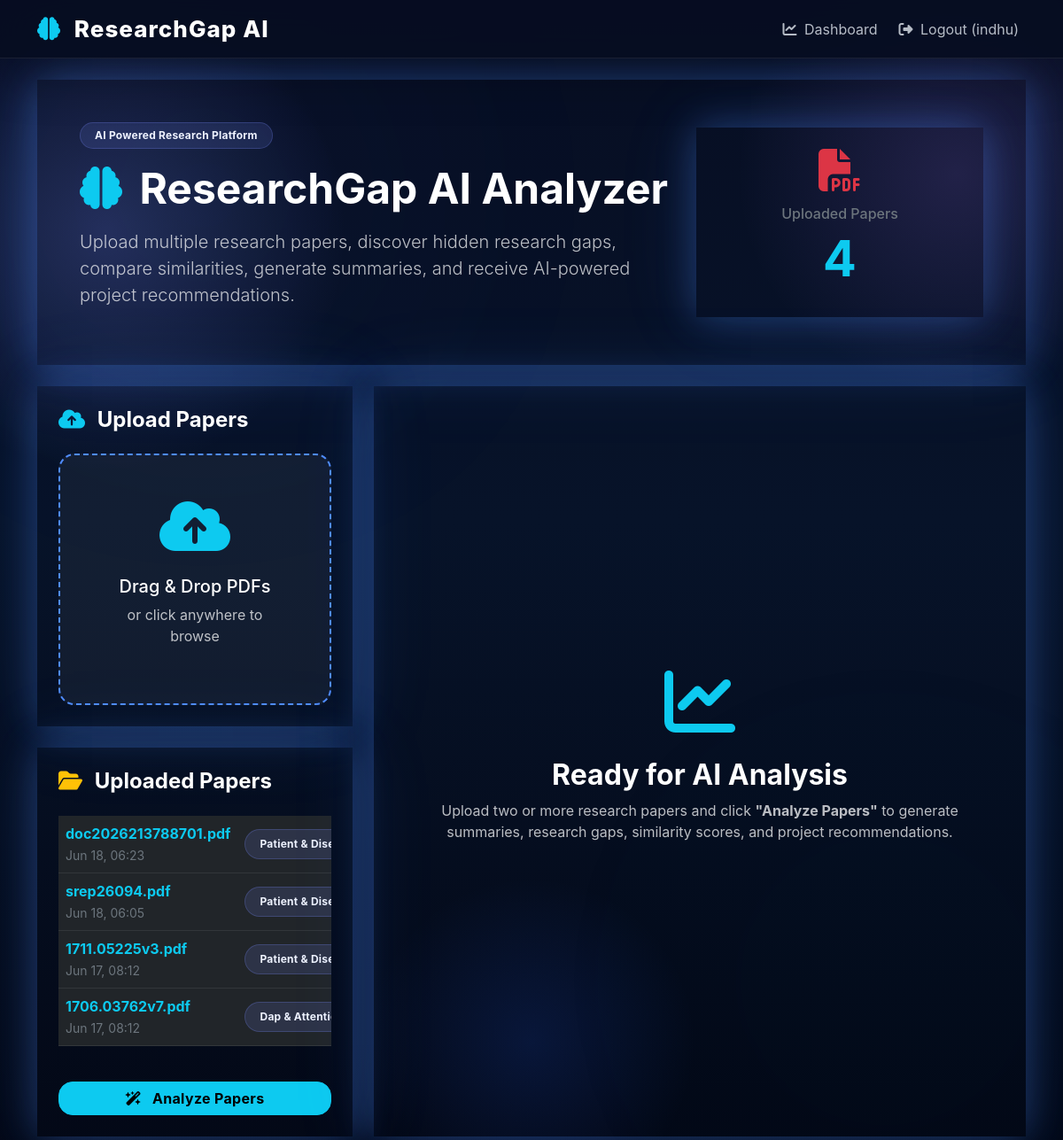
/dashboard (signed in), run on the app's committed database.
### modules/models.py (models this page shows)
class User(db.Model, UserMixin):
    __tablename__ = 'users'
    id = db.Column(db.Integer, primary_key=True)
    username = db.Column(db.String(150), unique=True, nullable=False)
    email = db.Column(db.String(150), unique=True, nullable=False)
    password_hash = db.Column(db.String(256), nullable=False)
    created_at = db.Column(db.DateTime, default=datetime.utcnow)
    papers = db.relationship('Paper', backref='uploader', lazy=True, cascade="all, delete-orphan")

class Paper(db.Model):
    __tablename__ = 'papers'
    id = db.Column(db.Integer, primary_key=True)
    user_id = db.Column(db.Integer, db.ForeignKey('users.id'), nullable=False)
    filename = db.Column(db.String(255), nullable=False)
    upload_date = db.Column(db.DateTime, default=datetime.utcnow)
    details = db.relationship('PaperDetails', backref='paper', uselist=False, cascade="all, delete-orphan")
    summary = db.relationship('PaperSummary', backref='paper', uselist=False, cascade="all, delete-orphan")
    keywords = db.relationship('PaperKeywords', backref='paper', uselist=False, cascade="all, delete-orphan")
    topics = db.relationship('PaperTopics', backref='paper', uselist=False, cascade="all, delete-orphan")

class PaperTopics(db.Model):
    __tablename__ = 'paper_topics'
    id = db.Column(db.Integer, primary_key=True)
    paper_id = db.Column(db.Integer, db.ForeignKey('papers.id'), nullable=False)
    dominant_topic = db.Column(db.String(255), nullable=False)
    topic_distribution = db.Column(db.Text, nullable=False) # JSON representation of distributions

### app.py (the view)
@app.route('/dashboard')
@login_required
def dashboard():
    user_papers = Paper.query.filter_by(user_id=current_user.id).order_by(Paper.upload_date.desc()).all()
    return render_template('dashboard.html', papers=user_papers)

### app.py (called while the page is built)
@login_manager.user_loader
def load_user(user_id):
    return User.query.get(int(user_id))

### templates/dashboard.html (shortened to what this page needs)
{% extends 'base.html' %}
{% block content %}
<div class="row mb-4">
    <div class="col-12">
        <div class="modern-card p-5 glow">
            <div class="row align-items-center">
                <div class="col-lg-8">
                    <span class="badge bg-info text-dark px-3 py-2 mb-3">
                        AI Powered Research Platform
                    </span>
                    <h1 class="display-5 fw-bold text-white mb-3">
                        <i class="fa-solid fa-brain text-info me-2"></i>
                        ResearchGap AI Analyzer
                    </h1>
                    <p class="lead text-light opacity-75">
                        Upload multiple research papers, discover hidden research
                        gaps, compare similarities, generate summaries, and receive
                        AI-powered project recommendations.
                    </p>
                </div>
                <div class="col-lg-4">
                    <div class="modern-card p-4 text-center glow">
                        <i class="fa-solid fa-file-pdf fa-3x text-danger mb-3"></i>
                        <h6 class="text-secondary">
                            Uploaded Papers
                        </h6>
                        <h1 class="display-4 fw-bold text-info">
                            {{ papers|length }}
                        </h1>
                    </div>
                </div>
            </div>
        </div>
    </div>
</div>
<div class="row">
    <div class="col-lg-4">
        <div class="modern-card glow p-4 mb-4">
            <h4 class="text-white fw-bold mb-4">
                <i class="fa-solid fa-cloud-arrow-up text-info me-2"></i>
                Upload Papers
            </h4>
            <div id="dropzone"
                 class="glow-dropzone p-5 text-center position-relative">
                <i class="fa-solid fa-cloud-arrow-up fa-4x text-info mb-4"></i>
                <h5 class="text-white">
                    Drag & Drop PDFs
                </h5>
                <p class="text-light opacity-75">
                    or click anywhere to browse
                </p>
            </div>
        </div>
        <div class="modern-card glow p-4">
            <h4 class="fw-bold text-white mb-4">
                <i class="fa-solid fa-folder-open text-warning me-2"></i>
                Uploaded Papers
            </h4>
            <div style="max-height:420px;overflow:auto;">
                <table class="table table-dark table-hover align-middle">
                    <tbody id="paper-list-rows">
                        {% for paper in papers %}
                        <tr id="paper-row-{{ paper.id }}">
                            <td>
                                <strong class="text-info">
                                    {{ paper.filename }}
                                </strong>
                                <br>
                                <small class="text-secondary">
                                    {{ paper.upload_date.strftime('%b %d, %H:%M') }}
                                </small>
                            </td>
                            <td>
                                <span class="badge bg-info">
                                    {{ paper.topics.dominant_topic if paper.topics else 'Analyzing...' }}
                                </span>
                            </td>
                        </tr>
                        {% else %}
                        <tr>
                            <td class="text-center text-secondary py-5">
                                No papers uploaded.
                            </td>
                        </tr>
                        {% endfor %}
                    </tbody>
                </table>
            </div>
            {% if papers|length >=2 %}
            <button
                id="trigger-analytics-btn"
                onclick="fetchCollectiveAnalytics()"
                class="btn btn-info w-100 mt-4 fw-bold">
                <i class="fa-solid fa-wand-magic-sparkles me-2"></i>
                Analyze Papers
            </button>
            {% else %}
            <button
                disabled
                class="btn btn-secondary w-100 mt-4">
                Upload at least 2 papers
            </button>
            {% endif %}
        </div>
    </div>
    <div class="col-lg-8">
        <div
            id="dashboard-welcome-prompt"
            class="modern-card glow h-100 p-5 text-center d-flex flex-column justify-content-center">
            <i class="fa-solid fa-chart-line fa-5x text-info mb-4"></i>
            <h2 class="text-white fw-bold">
                Ready for AI Analysis
            </h2>
            <p class="text-light opacity-75">
                Upload two or more research papers and click
                <strong>"Analyze Papers"</strong>
                to generate summaries,
                research gaps,
                similarity scores,
                and project recommendations.
            </p>
        </div>
{% endblock %}

### templates/base.html (shortened to what this page needs)
<!DOCTYPE html>
<html lang="en">
<head>
    <link href="https://cdn.jsdelivr.net/npm/bootstrap@5.3.2/dist/css/bootstrap.min.css" rel="stylesheet">
    <link href="https://cdnjs.cloudflare.com/ajax/libs/font-awesome/6.4.2/css/all.min.css" rel="stylesheet">
    <link rel="stylesheet" href="{{ url_for('static', filename='css/main.css') }}">
</head>
<body>
    <nav class="navbar navbar-expand-lg sticky-top">
        <div class="container">
            <a class="navbar-brand" href="{{ url_for('dashboard') }}">
                <i class="fa-solid fa-brain text-info me-2"></i>
                ResearchGap AI
            </a>
            <div class="collapse navbar-collapse" id="navbarNav">
                <ul class="navbar-nav ms-auto align-items-lg-center">
                    {% if current_user.is_authenticated %}
                    <li class="nav-item me-lg-2">
                        <a class="nav-link" href="{{ url_for('dashboard') }}">
                            <i class="fa-solid fa-chart-line me-1"></i>
                            Dashboard
                        </a>
                    </li>
                    <li class="nav-item">
                        <a class="nav-link text-warning" href="{{ url_for('logout') }}">
                            <i class="fa-solid fa-right-from-bracket me-1"></i>
                            Logout ({{ current_user.username }})
                        </a>
                    </li>
                    {% endif %}
                </ul>
            </div>
        </div>
    </nav>
    <div class="container py-4">
        {% block content %}
        {% endblock %}
    </div>
</body>
</html>

### static/css/main.css (style rules this page uses)
:root { --primary: #7a8cff; --secondary: #ac7dff; --accent: #3dd5d9; --surface: rgba(255,255,255,.12); --surface-strong: rgba(255,255,255,.18); --border: rgba(255,255,255,.16); --text: #edf2ff; --text-muted: #cbd5e1; --shadow: rgba(31,41,55,.24); }
* { margin: 0; padding: 0; box-sizing: border-box; }
html { scroll-behavior: smooth; }
body { font-family: 'Inter', 'Segoe UI', sans-serif; background: radial-gradient(circle at 10% 20%, rgba(122,140,255,.24), transparent 18%), radial-gradient(circle at 90% 15%, rgba(172,125,255,.16), transparent 16%), radial-gradient(circle at 50% 90%, rgba(37,99,255,.14), transparent 14%), linear-gradient(180deg, #070e23 0%, #071329 45%, #030816 100%); background-attachment: fixed; color: var(--text); min-height: 100vh; overflow-x: hidden; position: relative; }
body::before { content: ""; position: fixed; width: 880px; height: 880px; background: radial-gradient(circle at center, rgba(122,140,255,.26), transparent 48%); filter: blur(160px); opacity: .32; top: -220px; left: -210px; animation: drift1 16s infinite alternate; z-index: -2; }
body::after { content: ""; position: fixed; width: 860px; height: 860px; background: radial-gradient(circle at center, rgba(61,213,217,.18), transparent 45%); filter: blur(160px); opacity: .28; right: -230px; bottom: -230px; animation: drift2 18s infinite alternate; z-index: -2; }
.navbar { background: rgba(7,13,33,.94) !important; backdrop-filter: blur(30px); border-bottom: 1px solid rgba(255,255,255,.08); box-shadow: 0 20px 55px rgba(0,0,0,.22); }
.navbar-brand { font-size: 26px; font-weight: 800; color: #ffffff !important; letter-spacing: .04em; }
.nav-link { color: rgba(226,232,240,.8) !important; transition: color .25s ease; }
#dropzone { background:rgba(255,255,255,.05)!important; border:2px dashed #4F8CFF!important; border-radius:18px; transition:.3s; }
.btn { border-radius: 16px; font-weight: 700; transition: transform .28s ease, box-shadow .28s ease, background .35s ease; letter-spacing: .02em; }
.table { color: #e2e8f0; background: rgba(255,255,255,.04); }
.table th, .table td { border-color: rgba(255,255,255,.08); }
.badge { border-radius: 999px; padding: 10px 16px; font-weight: 700; letter-spacing: .02em; }
.badge.bg-info, .badge.bg-primary { background: rgba(122,140,255,.14) !important; color: #eef2ff !important; border: 1px solid rgba(122,140,255,.24); }
.glow { box-shadow: 0 0 40px rgba(79,140,255,.32), 0 0 90px rgba(79,140,255,.14); }

### data on the page
User: username "indhu"
Paper: filename "doc2026213788701.pdf", upload_date "Jun 18, 06:23", topics "Patient &…"
Paper: filename "srep26094.pdf", upload_date "Jun 18, 06:05", topics "Patient &…"
Paper: filename "1711.05225v3.pdf", upload_date "Jun 17, 08:12", topics "Patient &…"
Paper: filename "1706.03762v7.pdf", upload_date "Jun 17, 08:12", topics "Dap &…"

### other printed values
{{ papers|length }} "4"
